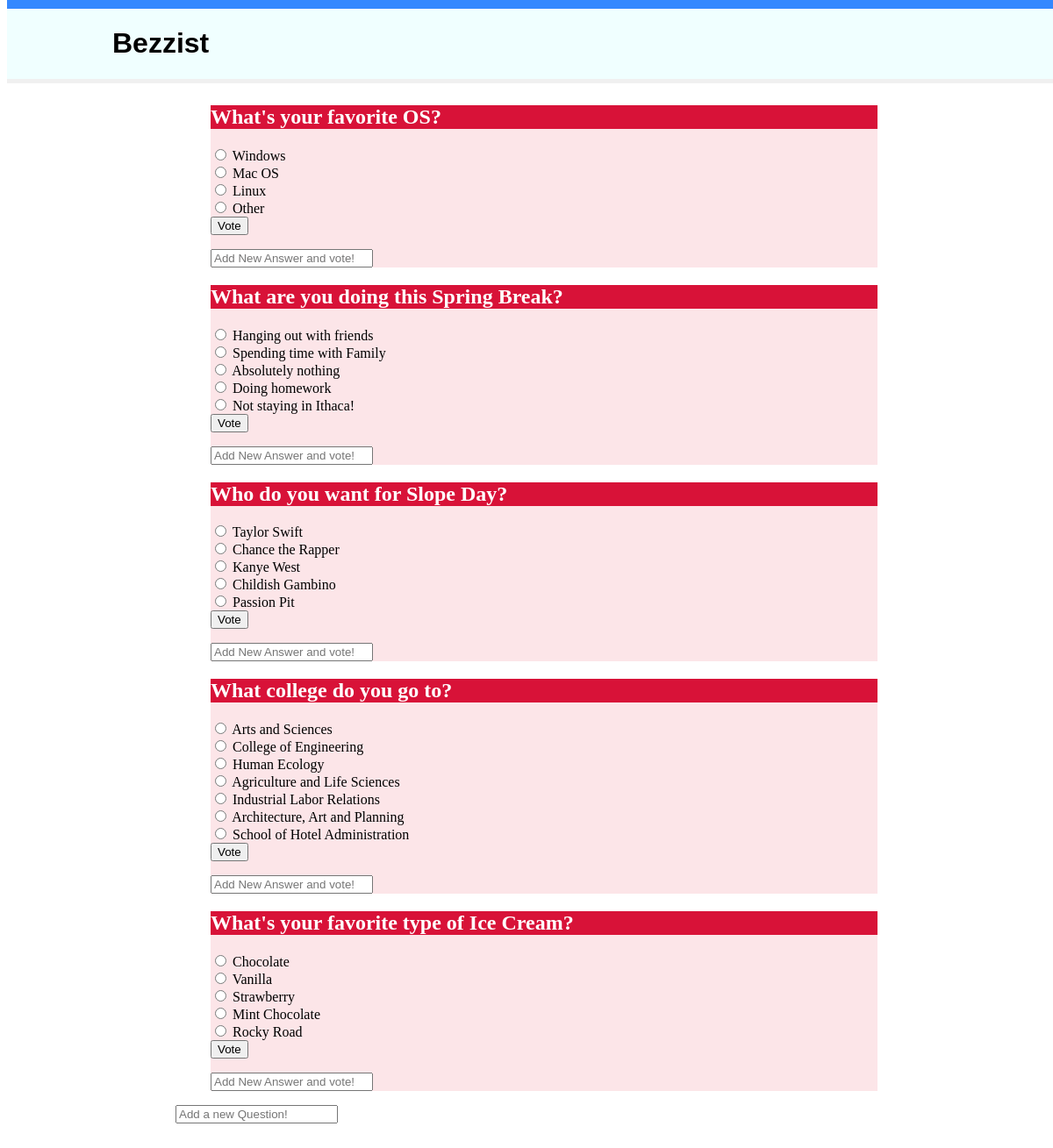
Screenshot of /polls/ with the database file from the repository.
### polls/models.py (models this page shows, shortened)
class Question(models.Model):
    question_text = models.CharField(max_length=200)
    pub_date = models.DateTimeField('date published')
    def was_published_recently(self):
        now = timezone.now()
        return now - datetime.timedelta(days=1) <= self.pub_date <= now
    was_published_recently.admin_order_field = 'pub_date'
    was_published_recently.boolean = True
    was_published_recently.short_description = 'Published recently?'

class Choice(models.Model):
    question = models.ForeignKey(Question)
    choice_text = models.CharField(max_length=200)
    votes = models.IntegerField(default=0)

### polls/views.py (the view)
class IndexView(generic.ListView):
    template_name = 'polls/index.html'
    context_object_name = 'latest_question_list'
    def get_queryset(self):
        return Question.objects.filter(pub_date__lte=timezone.now()).order_by('-pub_date')[:5]

### polls/templates/polls/index.html (shortened to what this page needs)
{% load staticfiles %}
<link rel="stylesheet" type="text/css" href="{% static 'polls/style.css' %}" />
<head>
</head>
<body>
    <div class="header">
        <div class="container">
            <div class="logo">
                <h1> Bezzist</h1>
            </div>
        </div>
    </div>
    <div class=container>
    <div class="content">
    {% if latest_question_list %}
        <ol>
        {% for question in latest_question_list %}
            <div class="choice">
            <h2 class="question" >{{ question.question_text }}</h2>
            <form action="{% url 'polls:vote' question.id %}" method="post">
                {% for choice in question.choice_set.all %}
                    <input type="radio" name="choice" id="choice{{ forloop.counter }}" value="{{ choice.id }}" />
                    <label for="choice{{ forloop.counter }}">{{ choice.choice_text }}</label><br />
                {% endfor %}
                <input type="submit" value="Vote"s />
            </form>
            <form action="{% url 'polls:add' question.id %}" method="post">
                <input id="choice" type="text" placeholder="Add New Answer and vote!" name="choice" value="{{ choice.choice_text }}">
            </form>
            </div>
        {% endfor %}
        </ol>
        <form action="{% url 'polls:addq' %}" method="post">
                <input id="question" type="text" placeholder="Add a new Question!" name="question" value="{{ question.question_text }}">
        </form>
    </div>
    </div>
    {% else %}
        <p>No polls are available.</p>
    {% endif %}
</body>

### polls/static/polls/style.css (style rules this page uses)
.header { background:#F0FFFF; width:100%; top:0; position:fixed; border-top: solid 10px #3588FF; border-bottom: solid 5px #F0F0F0; }
.question { background:#D81238; width:100%; color: white; }
.choice { background: #FCE5E8; color:black; }
.logo { margin: 0 auto; border: 5px; align: center; font-family: 'Helvetica'; }
.container { width: 960px; margin:0 auto; border:100px; }
.content { margin: 20px auto; padding: 80px; }

### rows the page displays
Question: question_text "What's your favorite OS?"
Choice: choice_text "Windows"
Choice: choice_text "Mac OS"
Choice: choice_text "Linux"
Choice: choice_text "Other"
Question: question_text "What are you doing this Spring Break?"
Choice: choice_text "Hanging out with friends"
Choice: choice_text "Spending time with Family"
Choice: choice_text "Absolutely nothing"
Choice: choice_text "Doing homework"
Choice: choice_text "Not staying in Ithaca!"
Question: question_text "Who do you want for Slope Day?"
Choice: choice_text "Taylor Swift"
Choice: choice_text "Chance the Rapper"
Choice: choice_text "Kanye West"
Choice: choice_text "Childish Gambino"
Choice: choice_text "Passion Pit"
Question: question_text "What college do you go to?"
Choice: choice_text "Arts and Sciences"
Choice: choice_text "College of Engineering"
Choice: choice_text "Human Ecology"
Choice: choice_text "Agriculture and Life Sciences"
Choice: choice_text "Industrial Labor Relations"
Choice: choice_text "Architecture, Art and Planning"
Choice: choice_text "School of Hotel Administration"
Question: question_text "What's your favorite type of Ice Cream?"
Choice: choice_text "Chocolate"
Choice: choice_text "Vanilla"
Choice: choice_text "Strawberry"
Choice: choice_text "Mint Chocolate"
Choice: choice_text "Rocky Road"
